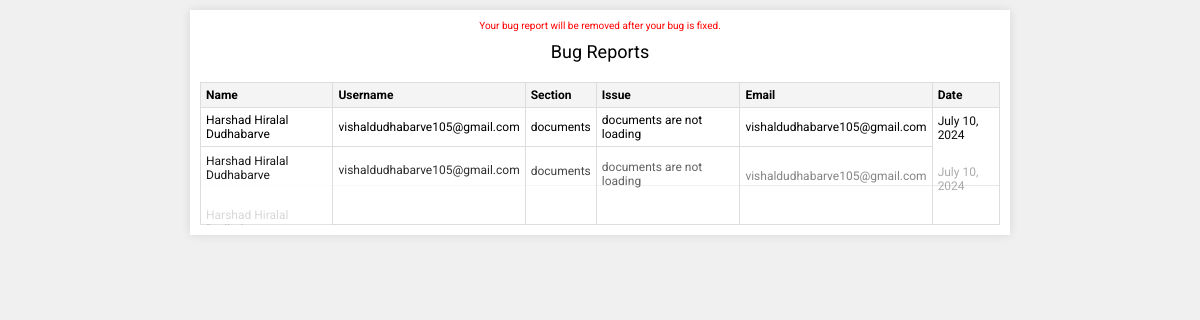
Page /help_status/ on the committed database.
### bugs/models.py (models this page shows, shortened)
class Bugs(models.Model):
    name = models.TextField()
    username=models.TextField()
    section=models.TextField()
    issue=models.TextField()
    email=models.TextField()
    date=models.DateField()

### pri/views.py (the view)
# urls.py: path("help_status/",views.help_status, name='help_status'),
def help_status(request):
    bugs = Bugs.objects.all()
    return render(request, 'help_status.html', {'bugs': bugs})

### templates/help_status.html (shortened to what this page needs)
<!DOCTYPE html>
<html lang="en">
<head>
</head>
<body>
    <div class="container">
        <div class="alert">Your bug report will be removed after your bug is fixed.</div>
        <div class="header">Bug Reports</div>
        <div class="table-container">
            <table>
                <thead>
                    <tr>
                        <th>Name</th>
                        <th>Username</th>
                        <th>Section</th>
                        <th>Issue</th>
                        <th>Email</th>
                        <th>Date</th>
                    </tr>
                </thead>
                <tbody>
                    {% for bug in bugs %}
                    <tr>
                        <td>{{ bug.name }}</td>
                        <td>{{ bug.username }}</td>
                        <td>{{ bug.section }}</td>
                        <td>{{ bug.issue }}</td>
                        <td>{{ bug.email }}</td>
                        <td>{{ bug.date }}</td>
                    </tr>
                    {% endfor %}
                </tbody>
            </table>
        </div>
    </div>
</body>
</html>

### templates/help_status.html (style rules this page uses)
body { font-family: 'Roboto', sans-serif; background-color: #f0f0f0; margin: 0; padding: 10px; }
.container { max-width: 800px; margin: 0 auto; padding: 10px; background-color: #fff; box-shadow: 0 0 10px rgba(0, 0, 0, 0.1); }
table { width: 100%; border-collapse: collapse; margin-top: 10px; font-size: 12px; }
th, td { border: 1px solid #ddd; padding: 5px; text-align: left; }
th { background-color: #f4f4f4; font-weight: 700; }
td { background-color: #fff; }
.table-container { overflow-x: auto; }
.header { font-size: 18px; margin-bottom: 10px; text-align: center; }
.alert { font-size: 10px; color: #ff0000; text-align: center; margin-bottom: 10px; }

### rows in the picture
Bugs: name "Harshad Hiralal Dudhabarve", username "vishaldudhabarve105@gmail.com", section "documents", issue "documents are not loading", email "vishaldudhabarve105@gmail.com", date "July 10, 2024"
Bugs: name "Harshad Hiralal Dudhabarve", username "vishaldudhabarve105@gmail.com", section "documents", issue "documents are not loading", email "vishaldudhabarve105@gmail.com", date "July 10, 2024"
Bugs: name "Harshad Hiralal…"
